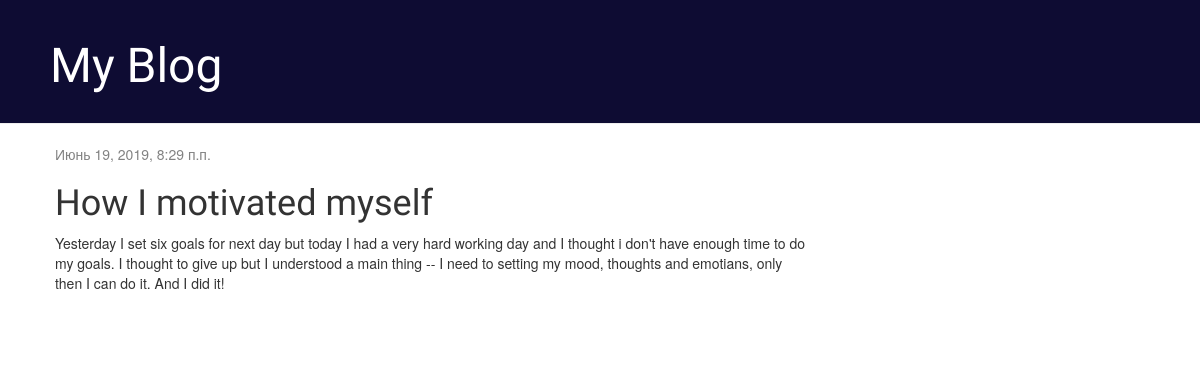
The app's page /post/1/ with its own data.
### blog/models.py (models this page shows, shortened)
class Post(models.Model):
    author = models.ForeignKey(settings.AUTH_USER_MODEL, on_delete=models.CASCADE)
    title = models.CharField(max_length=200)
    text = models.TextField()
    created_date = models.DateTimeField(default=timezone.now)
    published_date = models.DateTimeField(blank=True, null=True)

### blog/views.py (the view)
# urls.py: path('post/<int:pk>/', views.post_detail, name='post_detail'),
def post_detail(request, pk):
    post = get_object_or_404(Post, pk=pk)
    return render(request, 'blog/post_detail.html', {'post': post})

### blog/templates/blog/post_detail.html (shortened to what this page needs)
{% extends 'blog/base.html' %}
{% block content %}
    <div class="post">
        {% if post.published_date %}
            <div class="date">
                {{ post.published_date }}
            </div>
        {% endif %}
        <h1>{{ post.title }}</h1>
        <p>{{ post.text|linebreaksbr }}</p>
    </div>
{% endblock %}

### blog/static/css/blog.css (style rules this page uses)
h1, h2, h3, h4 { font-family: 'Lobster', cursive; }
.date { color: #828282; }
.post { margin-bottom: 70px; }

### records on screen
Post: published_date "Июнь 19, 2019, 8:29 п.п.", title "How I motivated myself", text "Yesterday I set six goals for next day but today I had a very hard working day and I thought i don't have enough time to do my goals. I thought to give up but I understood a main thing -- I need to setting my mood, thoughts and emotians, only then I can do it. And I did it!"
